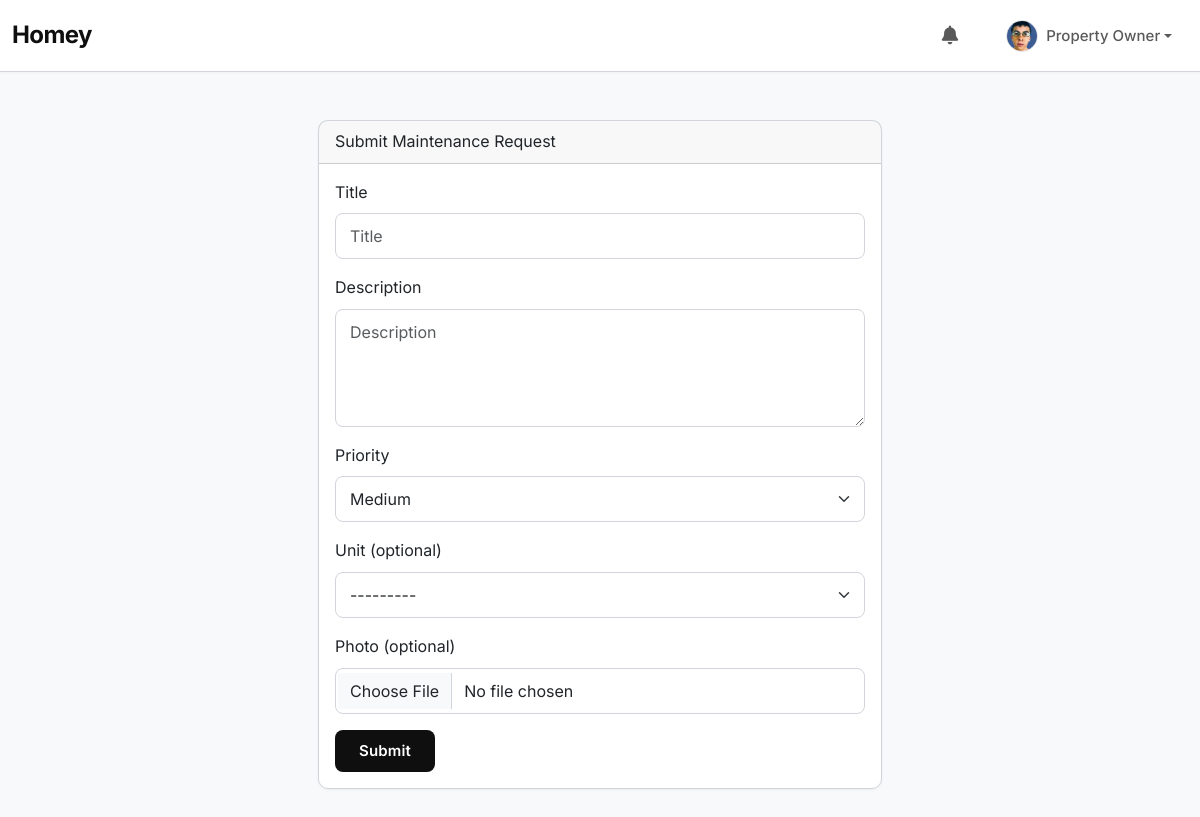
The page /maintenance/new/ (signed in) on the database its author committed.
### accounts/models.py (models this page shows, shortened)
class User(AbstractUser):
    ROLE_CHOICES = (
        ('admin', 'Admin'),
        ('owner', 'Property Owner'),
        ('manager', 'Property Manager'),
        ('tenant', 'Tenant'),
    )
    email = models.EmailField(unique=True)
    first_name = models.CharField(max_length=150)
    last_name = models.CharField(max_length=150)
    role = models.CharField(max_length=20, choices=ROLE_CHOICES, default='tenant')
    phone_number = models.CharField(max_length=15, blank=True, null=True)
    profile_picture = models.ImageField(upload_to='profile_pics/', blank=True, null=True)
    USERNAME_FIELD = "email"
    objects = UserManager()
    REQUIRED_FIELDS = ["first_name", "last_name", "role"]
    class Meta:
        ordering = ["email"]
        verbose_name = "User"
        verbose_name_plural = "Users"
    @property
    def get_full_name(self):
        return f"{self.first_name} {self.last_name}"

### maintenance/views.py (the view)
# urls.py: path('new/', views.create_request, name='maintenance_new'),
def create_request(request):
    if request.method == "POST":
        form = MaintenanceRequestForm(request.POST, request.FILES)
        if form.is_valid():
            maintenance_request = form.save(commit=False)
            maintenance_request.property = maintenance_request.unit.property
            maintenance_request.save()
            return redirect('dashboard')
    else:
        form = MaintenanceRequestForm()
    return render(request, "maintenance/create.html", {"form": form})

### maintenance/forms.py
class MaintenanceRequestForm(forms.ModelForm):
    class Meta:
        model = MaintenanceRequest
        fields = ['title', 'description', 'priority', 'photo', 'unit']
        widgets = {
            'title': forms.TextInput(attrs={'class': 'form-control', 'placeholder': 'Title'}),
            'description': forms.Textarea(attrs={'class': 'form-control', 'rows': 4, 'placeholder': 'Description'}),
            'priority': forms.Select(attrs={'class': 'form-select'}),
            'photo': forms.FileInput(attrs={'class': 'form-control'}),
            'unit': forms.Select(attrs={'class': 'form-select'}),
        }

### notifications/context_processors.py (called while the page is built)
def notifications(request):
    if request.user.is_authenticated:
        cache_key = f"notifications:summary:{request.user.id}"
        data = cache.get(cache_key)
        if data is None:
            unread_count = Notification.objects.filter(user=request.user, is_read=False).count()
            recent_notifications = list(
                Notification.objects.filter(user=request.user).order_by("-created_at")[:5]
            )
            data = {
                "unread_notifications_count": unread_count,
                "recent_notifications": recent_notifications,
            }
            cache.set(cache_key, data, 60)
        return {
            "unread_notifications_count": data["unread_notifications_count"],
            "recent_notifications": data["recent_notifications"],
        }
    return {}

### properties/models.py (called while the page is built)
    def __str__(self):
        return f"{self.property.name} - Unit {self.unit_number}"

### templates/maintenance/create.html (shortened to what this page needs)
{% extends 'base.html' %}
{% block content %}
<div class="row justify-content-center">
  <div class="col-md-6">
    <div class="card mt-3">
      <div class="card-header">Submit Maintenance Request</div>
      <div class="card-body">
        <form method="post" enctype="multipart/form-data">
          <div class="mb-3">
            <label class="form-label">Title</label>
            {{ form.title }}
          </div>
          <div class="mb-3">
            <label class="form-label">Description</label>
            {{ form.description }}
          </div>
          <div class="mb-3">
            <label class="form-label">Priority</label>
            {{ form.priority }}
          </div>
          <div class="mb-3">
            <label class="form-label">Unit (optional)</label>
            {{ form.unit }}
          </div>
          <div class="mb-3">
            <label class="form-label">Photo (optional)</label>
            {{ form.photo }}
          </div>
          <button type="submit" class="btn btn-primary">Submit</button>
        </form>
      </div>
    </div>
  </div>
{% endblock %}

### templates/base.html (shortened to what this page needs)
<!DOCTYPE html>
<html lang="en">
<head>
    <link href="https://cdn.jsdelivr.net/npm/bootstrap@5.3.0/dist/css/bootstrap.min.css" rel="stylesheet">
        <link rel="stylesheet" href="https://cdnjs.cloudflare.com/ajax/libs/font-awesome/6.5.0/css/all.min.css">
</head>
<body>
    <nav class="navbar navbar-expand-md fixed-top">
        <div class="container-fluid">
            <a class="navbar-brand" href="{% url 'dashboard' %}">Homey</a>
            <div class="collapse navbar-collapse" id="navbarCollapse">
                <ul class="navbar-nav ms-auto mb-2 mb-md-0 align-items-md-center">
                    {% if user.is_authenticated %}
                        <li class="nav-item dropdown me-3">
                            <a class="nav-link dropdown-toggle hide-arrow position-relative" href="#" id="navbarDropdownNotifications" role="button" data-bs-toggle="dropdown" aria-expanded="false">
                            </a>
                        </li>
                        <li class="nav-item dropdown">
                            <a class="nav-link dropdown-toggle d-flex align-items-center" href="#" id="navbarDropdownProfile" role="button" data-bs-toggle="dropdown" aria-expanded="false">
                                {% if user.profile_picture %}
                                    <img src="{{ user.profile_picture.url }}" alt="{{ user.get_full_name }}" class="rounded-circle me-2 border" width="32" height="32" style="object-fit: cover;">
                                {% else %}
                                    <div class="rounded-circle bg-secondary text-white d-flex justify-content-center align-items-center me-2" style="width: 32px; height: 32px; font-size: 0.875rem;">
                                        {{ user.get_full_name|first|upper }}
                                    </div>
                                {% endif %}
                                <span class="d-none d-md-inline fw-medium">{{ user.get_full_name }}</span>
                            </a>
                        </li>
                    {% endif %}
                </ul>
            </div>
        </div>
    </nav>
    <main id="main-content" class="main-content">
        {% block content %}{% endblock %}
    </main>
</body>
</html>

### templates/base.html (style rules this page uses)
* { margin: 0; padding: 0; box-sizing: border-box; }
:root { --text-primary: #0f0f0f; --text-secondary: #333333; --text-muted: #6b7280; --bg-primary: #ffffff; --bg-secondary: #f8f9fa; --border: #d1d5db; --hover-bg: #e5e7eb; --active-bg: #cbd5e1; --spacing-xs: 0.5rem; --spacing-sm: 1rem; --spacing-md: 1.5rem; --spacing-lg: 2rem; --font-family: 'Inter', system-ui, -apple-system, sans-serif; --font-size-base: 16px; --line-height-base: 1.6; --transition: 180ms ease; }
body { font-family: var(--font-family); font-size: var(--font-size-base); line-height: var(--line-height-base); color: var(--text-primary); background-color: var(--bg-secondary); padding-top: 72px; -webkit-font-smoothing: antialiased; }
.navbar { background-color: var(--bg-primary) !important; border-bottom: 1px solid var(--border); box-shadow: 0 1px 3px rgba(0,0,0,0.04); height: 72px; padding: var(--spacing-sm) 0; }
.navbar-brand { font-weight: 700; font-size: 1.5rem; color: var(--text-primary) !important; letter-spacing: -0.025em; }
.nav-link { font-weight: 500; font-size: 0.9375rem; padding: 0.5rem 1rem !important; border-radius: 6px; transition: var(--transition); }
.btn { font-weight: 600; padding: 0.625rem 1.5rem; border-radius: 8px; font-size: 0.9375rem; transition: var(--transition); border: none; letter-spacing: 0.01em; }
.btn-primary { background-color: var(--text-primary); color: white; }
.card { border: 1px solid var(--border); border-radius: 10px; background: white; box-shadow: 0 1px 3px rgba(0,0,0,0.05); }
.form-control, .form-select { border: 1px solid var(--border); border-radius: 8px; padding: 0.625rem 0.875rem; }
.main-content { max-width: 1400px; margin: 0 auto; padding: var(--spacing-lg) var(--spacing-md); }
.dropdown-toggle.hide-arrow::after { display: none; }

### rows shown on the page
User: profile_picture (picture), get_full_name "Property Owner"
